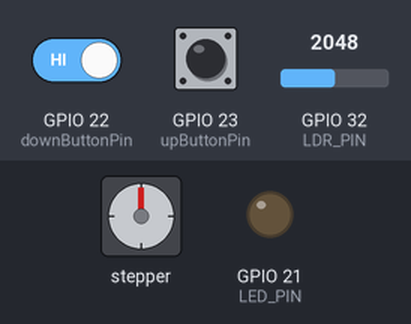
Bench run of a program on a simulated ESP32. Parts: stepper motor, output pins drawn as LEDs (lit = HIGH). The inputs (shaded band) are chosen by the test bench; at power-on: GPIO 22 (downButtonPin) HIGH, GPIO 23 (upButtonPin) HIGH, GPIO 32 (LDR_PIN) = 2048 (analog values on the 0–4095 scale). WiFi joins after 1.5 s; servers stay silent unless stated; no MQTT or app messages arrive unless stated; stepper angles assume 2048 steps per turn; what the program prints to the serial monitor is not drawn.

Above: at 17.9 s.
18.0 s: GPIO 22 (downButtonPin) driven LOW
At 22.03 s:
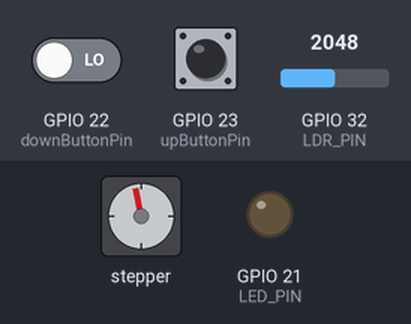
At 22.66 s:
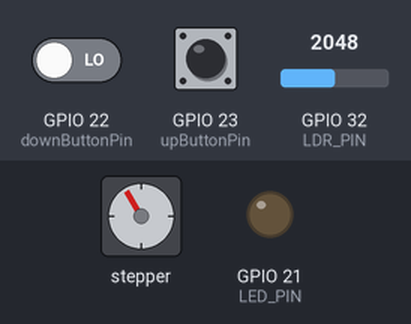
24.0 s: GPIO 22 (downButtonPin) driven HIGH
At 24.24 s:
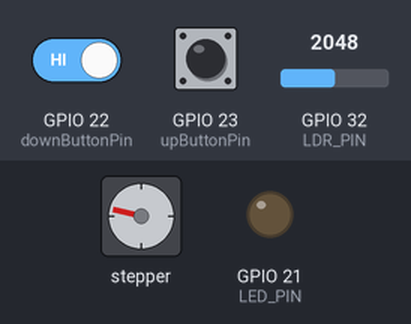
Timing chart, 0 to 35.0 s (numbered marks = the images above; inputs shaded):
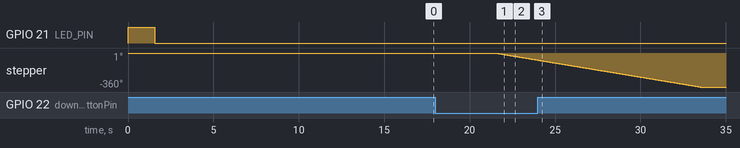

Measured:
- after the input at 18.0 s, stepper: keeps turning counter-clockwise at about 31°/s, starting after 3.6 s
- after the input at 24.0 s, stepper: goes on until 33.5 s, then stays -360°

The program:

main.cpp
```cpp
// Software Capstone - EvryHub Blinds
//
// @author  Joshua Symons-Webb
// @id      000812836
//
// I, Joshua Symons-Webb, 000812836 certify that this material is my original work. No
// other person's work has been used without due acknowledgement.

#include <Arduino.h>
#include "secrets.h"
#include <WiFiClientSecure.h>
#include <WiFi.h>
#include <ESPmDNS.h>
#include <WiFiUdp.h>
#include <ArduinoOTA.h>
#include <PubSubClient.h>
#include <ArduinoJson.h>
#include <Stepper.h>

// AWS Pub/Sub Topics & Wifi Config
#define AWS_IOT_PUBLISH_TOPIC "evryhub/blinds"
#define AWS_IOT_SUBSCRIBE_TOPIC "evryhub/blinds/sub"
WiFiClientSecure net = WiFiClientSecure();
PubSubClient client(net);

// LED Pin (digital)
#define LED_PIN 21

// LDR Pin (analog)
#define LDR_PIN 32

// Button Pins (digital)
#define upButtonPin 23
#define downButtonPin 22

// Stepper Configuration (digital)
int stepsPerRevolution = 2048;
Stepper myStepper(stepsPerRevolution, 27, 25, 26, 33); // IN1, IN3, IN2, IN4

// Ambient Light Sensor
int ldrValue;
const int ldrResolution = 12; // Could be 9-12

int sunlightThreshold = 0;
int blindsConfig = 0;

// ***********************************************************
void openBlinds()
{
  myStepper.step(stepsPerRevolution);
}

// ***********************************************************
void closeBlinds()
{
  myStepper.step(-stepsPerRevolution);
}

// ***********************************************************
void configBlinds(int config)
{
  blindsConfig = config;
}

// ***********************************************************
void blindsDirection(int direction)
{
  stepsPerRevolution = stepsPerRevolution + direction;
}

// ***********************************************************
void blindsThreshold(int threshold)
{
  sunlightThreshold = threshold;
}

// ***********************************************************
void messageHandler(char *topic, byte *payload, unsigned int length)
{
  StaticJsonDocument<200> doc;
  deserializeJson(doc, payload);

  const char *device = doc["device"];
  const char *action = doc["action"];
  const char *value = doc["value"];

  Serial.printf("\n Device: %s | Action: %s | Value: %s\n", String(device), String(action), String(value));

  if (String(device) == "blinds" && String(action) == "config")
  {
    Serial.println("Configure EvryHub Blinds");
    configBlinds(atoi(value));
  }
  else if (String(device) == "blinds" && String(action) == "direction")
  {
    Serial.println("Blinds Direction");
    blindsDirection(atoi(value));
  }
  else if (String(device) == "blinds" && String(action) == "threshold")
  {
    Serial.println("Blinds Threshold");
    blindsThreshold(atoi(value));
  }
  else if (String(device) == "blinds" && String(action) == "raise")
  {
    Serial.println("Open Blinds");
    openBlinds();
  }
  else if (String(device) == "blinds" && String(action) == "lower")
  {
    Serial.println("Close Blinds");
    closeBlinds();
  }
}

// ***********************************************************
void connectAWS()
{
  // Configure WiFiClientSecure to use the AWS IoT device credentials
  net.setCACert(AWS_CERT_CA);
  net.setCertificate(AWS_CERT_CRT);
  net.setPrivateKey(AWS_CERT_PRIVATE);

  // Connect to the MQTT broker on the AWS endpoint we defined earlier
  client.setServer(AWS_IOT_ENDPOINT, 8883);

  // Create a message handler
  client.setCallback(messageHandler);
  Serial.println("Connecting to AWS IOT");

  while (!client.connect(THINGNAME))
  {
    Serial.print(".");
    delay(100);
  }

  if (!client.connected())
  {
    Serial.println("AWS IoT Timeout!");
    return;
  }
  digitalWrite(LED_PIN, LOW);

  // Subscribe to a topic
  client.subscribe(AWS_IOT_SUBSCRIBE_TOPIC);
  Serial.println("AWS IoT Connected!");
}

// ***********************************************************
void publishMessage()
{
  StaticJsonDocument<200> doc;
  doc["device"] = "blinds";
  doc["action"] = "light";
  doc["value"] = String(ldrValue);
  char jsonBuffer[512];
  serializeJson(doc, jsonBuffer); // print to client

  client.publish(AWS_IOT_PUBLISH_TOPIC, jsonBuffer);
}

// ***********************************************************
void wifiSetup()
{
  WiFi.mode(WIFI_STA);
  WiFi.begin(WIFI_SSID, WIFI_PASSWORD);

  while (WiFi.status() != WL_CONNECTED)
  {
    digitalWrite(LED_PIN, HIGH);
    delay(500);
    digitalWrite(LED_PIN, LOW);
    Serial.print(".");
  }
  digitalWrite(LED_PIN, HIGH);
}

// ***********************************************************
void otaSetup()
{
  ArduinoOTA
      .onStart([]()
               {
      String type;
      if (ArduinoOTA.getCommand() == U_FLASH)
        type = "sketch";
      else // U_SPIFFS
        type = "filesystem";

      // NOTE: if updating SPIFFS this would be the place to unmount SPIFFS using SPIFFS.end()
      Serial.println("Start updating " + type); })
      .onEnd([]()
             { Serial.println("\nEnd"); })
      .onProgress([](unsigned int progress, unsigned int total)
                  { Serial.printf("Progress: %u%%\r", (progress / (total / 100))); })
      .onError([](ota_error_t error)
               {
      Serial.printf("Error[%u]: ", error);
      if (error == OTA_AUTH_ERROR) Serial.println("Auth Failed");
      else if (error == OTA_BEGIN_ERROR) Serial.println("Begin Failed");
      else if (error == OTA_CONNECT_ERROR) Serial.println("Connect Failed");
      else if (error == OTA_RECEIVE_ERROR) Serial.println("Receive Failed");
      else if (error == OTA_END_ERROR) Serial.println("End Failed"); });

  ArduinoOTA.begin();

  Serial.println("Ready");
  Serial.print("IP address: ");
  Serial.println(WiFi.localIP());
}

// ***********************************************************
void checkInput()
{
  analogReadResolution(ldrResolution);
  ldrValue = analogRead(LDR_PIN);

  if (blindsConfig == 2)
  {
    if (sunlightThreshold > ldrValue)
    {
      openBlinds();
    }
  }

  while (digitalRead(upButtonPin) == LOW && digitalRead(downButtonPin) == HIGH)
  {
    openBlinds();
  }

  while (digitalRead(downButtonPin) == LOW && digitalRead(upButtonPin) == HIGH)
  {
    closeBlinds();
  }
}

// ***********************************************************
void setup()
{
  myStepper.setSpeed(5);
  Serial.begin(115200);

  pinMode(upButtonPin, INPUT_PULLUP);
  pinMode(downButtonPin, INPUT_PULLUP);
  pinMode(LED_PIN, OUTPUT);

  wifiSetup();
  otaSetup();
  connectAWS();
}

// ***********************************************************
void loop()
{
  ArduinoOTA.handle();
  checkInput();
  publishMessage();
  client.loop();
  delay(5000);
}
```

secrets.h
```cpp
#include <pgmspace.h>

#define SECRET
#define THINGNAME "EvryHub-Blinds"

const char WIFI_SSID[] = "HOME";
const char WIFI_PASSWORD[] = "AkJ197219992001";
const char AWS_IOT_ENDPOINT[] = "ah1nte2vfjrs0-ats.iot.ca-central-1.amazonaws.com";

// Amazon Root CA 1
static const char AWS_CERT_CA[] PROGMEM = R"EOF(
-----BEGIN CERTIFICATE-----
MIIDQTCCAimgAwIBAgITBmyfz5m/jAo54vB4ikPmljZbyjANBgkqhkiG9w0BAQsF
ADA5MQswCQYDVQQGEwJVUzEPMA0GA1UEChMGQW1hem9uMRkwFwYDVQQDExBBbWF6
b24gUm9vdCBDQSAxMB4XDTE1MDUyNjAwMDAwMFoXDTM4MDExNzAwMDAwMFowOTEL
MAkGA1UEBhMCVVMxDzANBgNVBAoTBkFtYXpvbjEZMBcGA1UEAxMQQW1hem9uIFJv
b3QgQ0EgMTCCASIwDQYJKoZIhvcNAQEBBQADggEPADCCAQoCggEBALJ4gHHKeNXj
ca9HgFB0fW7Y14h29Jlo91ghYPl0hAEvrAIthtOgQ3pOsqTQNroBvo3bSMgHFzZM
9O6II8c+6zf1tRn4SWiw3te5djgdYZ6k/oI2peVKVuRF4fn9tBb6dNqcmzU5L/qw
IFAGbHrQgLKm+a/sRxmPUDgH3KKHOVj4utWp+UhnMJbulHheb4mjUcAwhmahRWa6
VOujw5H5SNz/0egwLX0tdHA114gk957EWW67c4cX8jJGKLhD+rcdqsq08p8kDi1L
93FcXmn/6pUCyziKrlA4b9v7LWIbxcceVOF34GfID5yHI9Y/QCB/IIDEgEw+OyQm
jgSubJrIqg0CAwEAAaNCMEAwDwYDVR0TAQH/BAUwAwEB/zAOBgNVHQ8BAf8EBAMC
AYYwHQYDVR0OBBYEFIQYzIU07LwMlJQuCFmcx7IQTgoIMA0GCSqGSIb3DQEBCwUA
A4IBAQCY8jdaQZChGsV2USggNiMOruYou6r4lK5IpDB/G/wkjUu0yKGX9rbxenDI
U5PMCCjjmCXPI6T53iHTfIUJrU6adTrCC2qJeHZERxhlbI1Bjjt/msv0tadQ1wUs
N+gDS63pYaACbvXy8MWy7Vu33PqUXHeeE6V/Uq2V8viTO96LXFvKWlJbYK8U90vv
o/ufQJVtMVT8QtPHRh8jrdkPSHCa2XV4cdFyQzR1bldZwgJcJmApzyMZFo6IQ6XU
5MsI+yMRQ+hDKXJioaldXgjUkK642M4UwtBV8ob2xJNDd2ZhwLnoQdeXeGADbkpy
rqXRfboQnoZsG4q5WTP468SQvvG5
-----END CERTIFICATE-----
)EOF";

// Device Certificate
static const char AWS_CERT_CRT[] PROGMEM = R"KEY(
-----BEGIN CERTIFICATE-----
MIIDWTCCAkGgAwIBAgIUefp4EttX/jDAEA3DkvAO5I7XEbgwDQYJKoZIhvcNAQEL
BQAwTTFLMEkGA1UECwxCQW1hem9uIFdlYiBTZXJ2aWNlcyBPPUFtYXpvbi5jb20g
SW5jLiBMPVNlYXR0bGUgU1Q9V2FzaGluZ3RvbiBDPVVTMB4XDTIyMTAxNzIyMzQ1
OFoXDTQ5MTIzMTIzNTk1OVowHjEcMBoGA1UEAwwTQVdTIElvVCBDZXJ0aWZpY2F0
ZTCCASIwDQYJKoZIhvcNAQEBBQADggEPADCCAQoCggEBAO0GcpRWV38/2D2T7ktR
qCDKX/ISmBZEF4ivdQRAXICc79onDVcwMIttuVRlf/Xpam0sKm7140bWkp0VAUSJ
eEM4s2nyceOzuaYdlNqAdMDeND0i/4LttXBkcrN5qCYuTZI9DswW1jWyShIcuTEN
FJdVYyR8oXo/JXyWL5PBkz0R1CIglbOEUEGxtVzXmCE26ufOS2onKkexm0A02Wnv
wjRxewNKWj4gwwcJcU0fcAz+fvkYTrIerdL5vQZDhqAlRpuG7dl7D5tJBKuuRzdD
cY4kCU9TNmJ4kUss45MF3WKNALugXjoOuNCRb3/LykMyMfFDByUDtV1OCfN6/lca
xuUCAwEAAaNgMF4wHwYDVR0jBBgwFoAUjHElPwXQx07pz2qWaGPa+LtONoYwHQYD
VR0OBBYEFG664NFIMkmrowyw9ldXWSLrySJhMAwGA1UdEwEB/wQCMAAwDgYDVR0P
AQH/BAQDAgeAMA0GCSqGSIb3DQEBCwUAA4IBAQCa87D+/NnvgWgilWcER9x2M2Cw
KFycX0B5YaAyjrMUDIX14ZZewx0JACYPLEcqt0TxLcdpMdbuvS4z+l2PSumqox2r
YT+4Uq1hTF8fuIOVwEXDYFkAcYDfjQsBSL4jSFL+s8ycSAnA7ZVx6H9bXX9GGquA
bacNfCLMGxshmseF8qGsgH/U3BQ9LNHOKuSBZj+SdixHt/QZJH1MXkZl45CgcG9i
8f6Yo6vPOLadY+xdGrehABvDRo8O9lG+9BHqXKjPIAFErWMe4aVnfDfBLBrxS1kY
Wmy+2eoCWvdaDzQoJFN4TJVumwy0nwnsnmr4Kqv+nDUnJxyh6ReRVBvJ40AX
-----END CERTIFICATE-----
)KEY";

// Device Private Key
static const char AWS_CERT_PRIVATE[] PROGMEM = R"KEY(
-----BEGIN RSA PRIVATE KEY-----
MIIEpQIBAAKCAQEA7QZylFZXfz/YPZPuS1GoIMpf8hKYFkQXiK91BEBcgJzv2icN
VzAwi225VGV/9elqbSwqbvXjRtaSnRUBRIl4QzizafJx47O5ph2U2oB0wN40PSL/
gu21cGRys3moJi5Nkj0OzBbWNbJKEhy5MQ0Ul1VjJHyhej8lfJYvk8GTPRHUIiCV
s4RQQbG1XNeYITbq585LaicqR7GbQDTZae/CNHF7A0paPiDDBwlxTR9wDP5++RhO
sh6t0vm9BkOGoCVGm4bt2XsPm0kEq65HN0NxjiQJT1M2YniRSyzjkwXdYo0Au6Be
Og640JFvf8vKQzIx8UMHJQO1XU4J83r+VxrG5QIDAQABAoIBAQDWQTLHpfi3vRWS
LCuGiAyrf2QVZPt3fRus4bWsHyW+2J3zm8NyYcwv7QJPKOTvfIxInVjKLpjAiuvC
9J7NvloooZOEnLSYePjDERBiJyXixbmA3icLyiZtr08Dr1/xC3/xRiIfGDGQHlbY
YoCAt2s6lOPmsoYhA/21zei57oxS8RJw6ajUMCdjNCCKCChV2yqVY6pKXLmDuWqt
P0GTZOdtEetiiUZ4N1QIiYC0SiXWdDQWohtR75VrjErH5TJ7JBGTFcSeKkSRdQez
UeBoJfBtUqB4PgqM30lgYLZQhEv5lGG3OGCfaC2ZhpLRgKRSCjCge9utqwZac3Ri
UKTmCFCBAoGBAPfnL0Zr7cDlztkVaz+Ix3cIF+ioXSCL6mjcNAbqBHBm79QODkGg
tZ8S2P9m8b6myg3QVZRi8w4fL4e5ur5J1pJsx7oQruCEOVxyjRJylGGmgxYbxFeL
KX2Mc4aVaze0+xR1M4hNpW0voRovWUUAz0Yaqe9ejJrULGxRMLs0wRUhAoGBAPTE
TwTVGDKMU3m4wXqib+Q54VmOh44L4gfTtKI110PYUAdC3DxsdW2vXG9eI6iFR4Sz
c/RU41A+010aGIewRVc659dj6HAeYQBNqGnCu8F2fd/pWrMu2ePjQZg0cYcP2Tgl
fM/xlbXFPvIIBRRK3fJY/N8ownEQX15IwrfraHVFAoGBALMatyAk2AhWwEQ84lhr
xNit40A3a9kY3UnXVktshbqD1GAbq5ckujNslZSo1p2MuUyTqVDk0H/ybg+cU1wp
0rnFl+NJLF+PiDXPmTary6JlgC3X79nj9Bz9/XVNvMHposFcD9g5aPxivf1CGjft
ZtNabk4/vEwcYN/9JL0MVzehAoGBANZ1gn7Lb04q4aEPHoci+ELR6/8aAO+Wvc75
0ZUm85wAVe5myK0wopseQTFbHIc1b/p3eaulDR5sTamPidqpube6ZxSz9x71nywy
3tL7yqKx/YxI3C2PaV5g6kJAARDD9CFbx0YzeGcxkftix4CGMH19NuMYxXVnUQg9
XE7ltjq5AoGAPwhBGaj4/8LuYQliBhhGGLtkxTLjEMllqCFwY5OHCQY4Hjh5+kky
XJ2QKqGPHmRXqsbYn1+dja2yJ6tObGLH5gS3LIdtF9mBtfdmyWdi42Q0pMlksf0Y
MbiE1sU6PNRu53XzWBfRMfVO83tfrEKkrL1rVnY7GJwahtqwgq96HmA=
-----END RSA PRIVATE KEY-----
)KEY";
```
